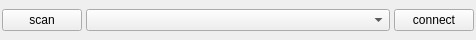
<?xml version="1.0" encoding="UTF-8"?>
<ui version="4.0">
 <class>Form</class>
 <widget class="QWidget" name="Form">
  <property name="geometry">
   <rect>
    <x>0</x>
    <y>0</y>
    <width>476</width>
    <height>40</height>
   </rect>
  </property>
  <property name="sizePolicy">
   <sizepolicy hsizetype="Preferred" vsizetype="Preferred">
    <horstretch>0</horstretch>
    <verstretch>0</verstretch>
   </sizepolicy>
  </property>
  <property name="windowTitle">
   <string>Form</string>
  </property>
  <layout class="QVBoxLayout" name="verticalLayout">
   <property name="spacing">
    <number>4</number>
   </property>
   <property name="leftMargin">
    <number>2</number>
   </property>
   <property name="topMargin">
    <number>2</number>
   </property>
   <property name="rightMargin">
    <number>2</number>
   </property>
   <property name="bottomMargin">
    <number>2</number>
   </property>
   <item>
    <layout class="QHBoxLayout" name="horizontalLayout">
     <item>
      <widget class="QPushButton" name="button_scan">
       <property name="text">
        <string>scan</string>
       </property>
      </widget>
     </item>
     <item>
      <widget class="QComboBox" name="combobox_devices">
       <property name="sizePolicy">
        <sizepolicy hsizetype="Expanding" vsizetype="Fixed">
         <horstretch>0</horstretch>
         <verstretch>0</verstretch>
        </sizepolicy>
       </property>
      </widget>
     </item>
     <item>
      <widget class="QPushButton" name="button_connect">
       <property name="text">
        <string>connect</string>
       </property>
      </widget>
     </item>
    </layout>
   </item>
   <item>
    <layout class="QGridLayout" name="gridLayout_device_info"/>
   </item>
  </layout>
 </widget>
 <resources/>
 <connections/>
</ui>
